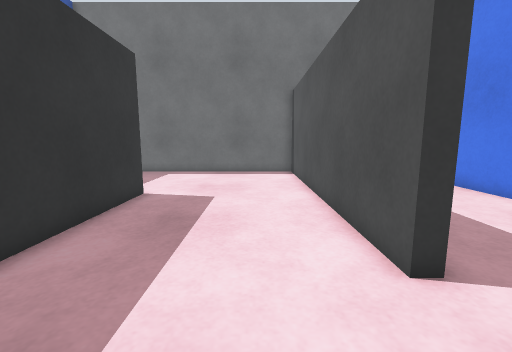
view 1 (above)

14 first-person views from a walk through a robot-simulator world made for Gazebo. The camera is 0.2 m above the floor, tilts 8° down and sees 90° across. The floor is counted in squares, 0.1 m on a side. Each view is taken from the middle of a square. On the plan, view 1 faces up. The plan holds only what a view shows up to about 16 squares ahead; the rest is blank. The place goes on beyond the plan.

view 2
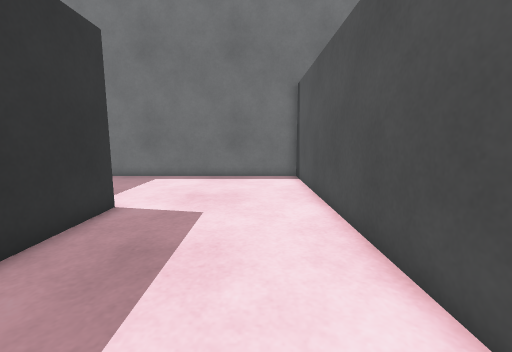

view 3
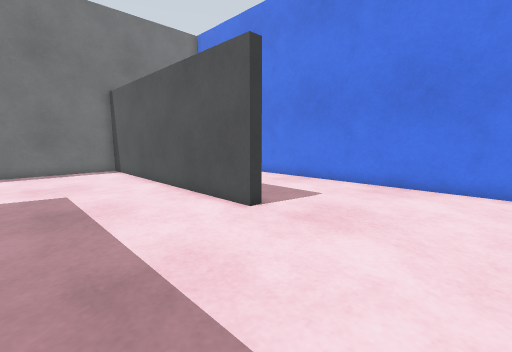

view 4
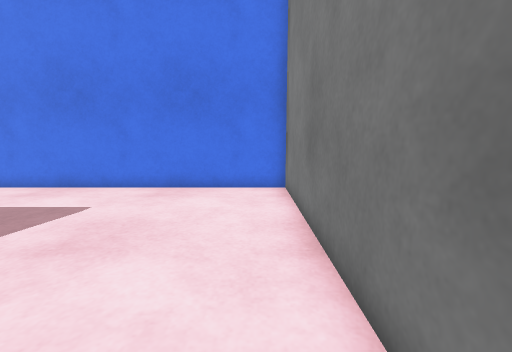

view 5
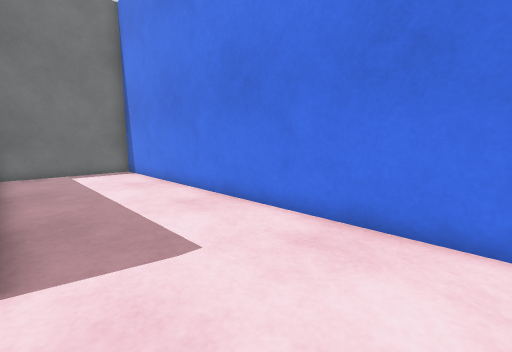

view 6
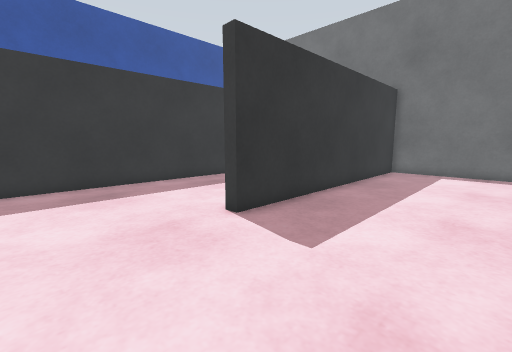

view 7
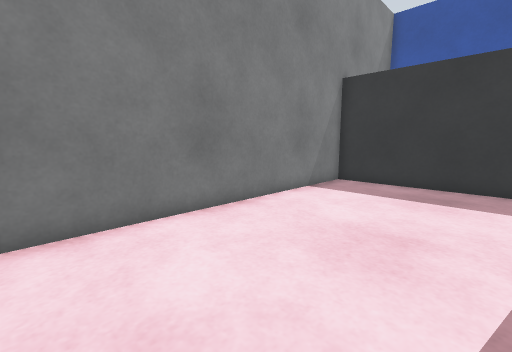

view 8
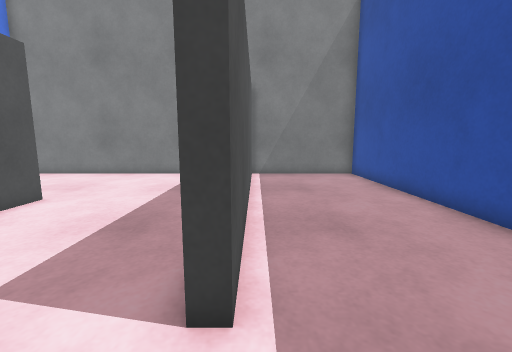

view 9
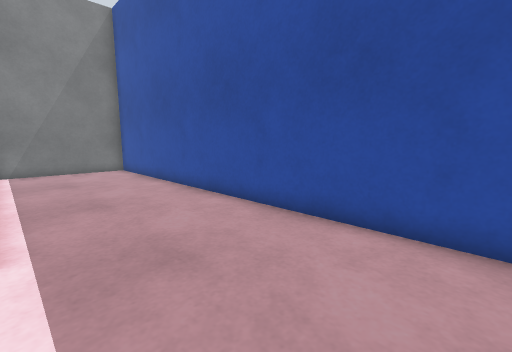

view 10
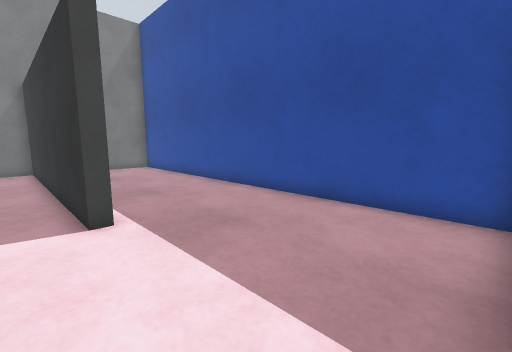

view 11
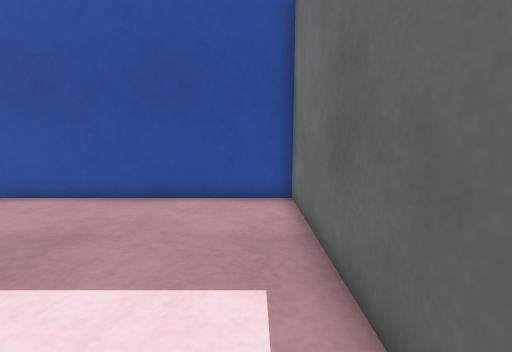

view 12
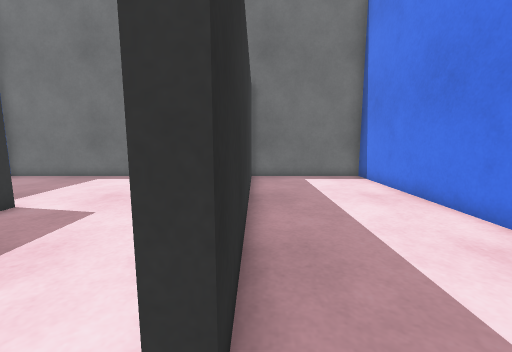

view 13
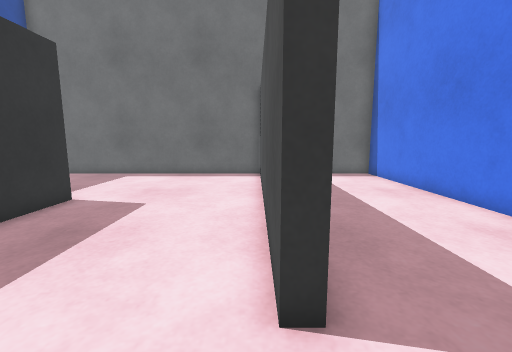

view 14
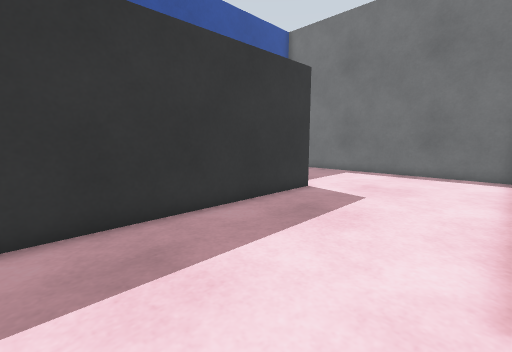

### Floor plan
Points are (right, up) in squares from view 1. A wall is a line through its corners. A room is listed if a view was taken in it or the views show most of it. See-through windows are left out.
Room 1 (views 1, 2, 3, 4, 10, 11, 13, 14)
walls: (-4.2, 9.5) (-4.2, -3.2) (2.5, -3.2); (2.8, 3.5) (2.3, 3.5) (2.3, 16.3) (-4.6, 16.3)
ways out: opening at (3, 0.5) to room 2; opening at (-4, 13) to room 3
Room 2 (views 5, 6, 7, 12)
walls: (2.5, -3.2) (8.8, -3.2) (8.8, 16.3) (2.8, 16.3) (2.8, 3.5)
ways out: opening at (3, 0.5) to room 1
Room 3 (views 8, 9)
walls: (-4.8, 0.8) (-4.8, 9.5) (-4.2, 9.5); (-4.6, 16.3) (-10.8, 16.3) (-10.8, -3.2) (-4.8, -3.2)
ways out: opening at (-4, 13) to room 1

Where each view was taken, in squares from view 1:
view 1: 0 up, 0 right, facing up
view 2: 2 up, 0 right, facing up
view 3: 2 down, 3 left, facing up-right
view 4: 2 down, 2 left, facing right
view 5: 1 down, 3 right, facing up-right
view 6: 1 down, 8 right, facing up-left
view 7: 3 up, 8 right, facing down-left
view 8: 12 up, 5 left, facing down
view 9: 15 up, 5 left, facing down-left
view 10: 16 up, 3 left, facing down-left
view 11: 15 up, 2 left, facing left
view 12: 2 up, 3 right, facing up
view 13: 1 up, 2 right, facing up
view 14: 0 up, 2 right, facing up-left
